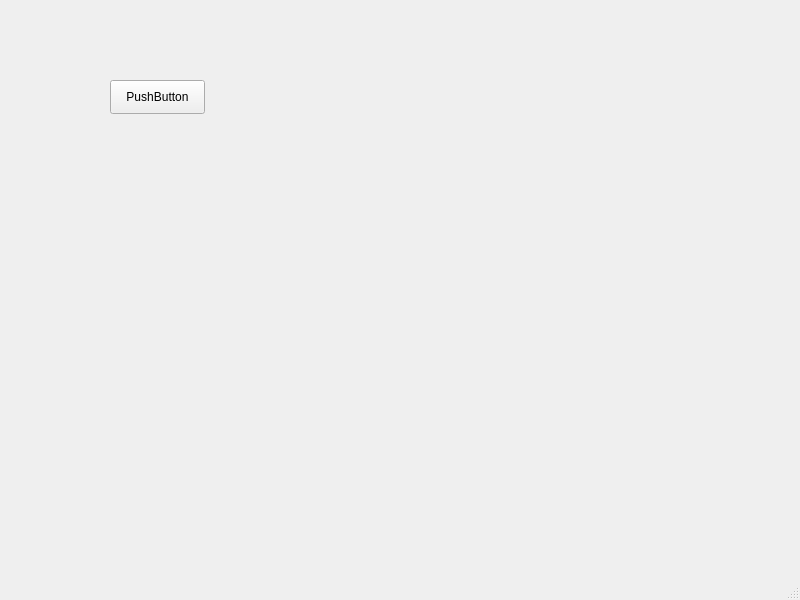
<?xml version="1.0" encoding="UTF-8"?>
<ui version="4.0">
 <class>MainWindow</class>
 <widget class="QMainWindow" name="MainWindow">
  <property name="geometry">
   <rect>
    <x>0</x>
    <y>0</y>
    <width>800</width>
    <height>600</height>
   </rect>
  </property>
  <property name="windowTitle">
   <string>MainWindow</string>
  </property>
  <widget class="QWidget" name="centralwidget">
   <widget class="QPushButton" name="Button">
    <property name="geometry">
     <rect>
      <x>110</x>
      <y>80</y>
      <width>95</width>
      <height>34</height>
     </rect>
    </property>
    <property name="text">
     <string>PushButton</string>
    </property>
   </widget>
   <widget class="QLabel" name="label">
    <property name="geometry">
     <rect>
      <x>276</x>
      <y>210</y>
      <width>171</width>
      <height>91</height>
     </rect>
    </property>
    <property name="text">
     <string/>
    </property>
   </widget>
  </widget>
  <widget class="QMenuBar" name="menubar">
   <property name="geometry">
    <rect>
     <x>0</x>
     <y>0</y>
     <width>800</width>
     <height>31</height>
    </rect>
   </property>
  </widget>
  <widget class="QStatusBar" name="statusbar"/>
 </widget>
 <resources/>
 <connections/>
</ui>
